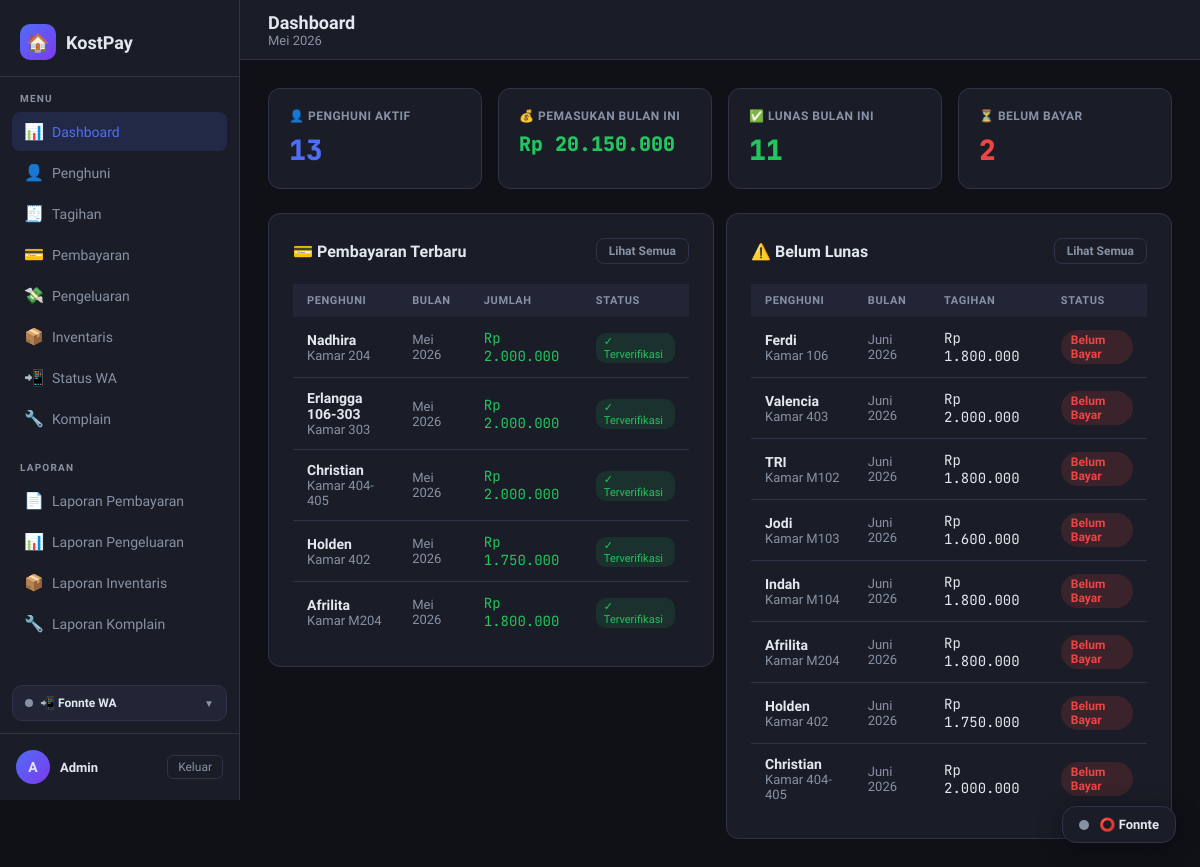
/dashboard/ (signed in), run on the app's committed database.
### tables this page shows
CREATE TABLE admin (
            id       INTEGER PRIMARY KEY AUTOINCREMENT,
            username TEXT    NOT NULL UNIQUE,
            password TEXT    NOT NULL,
            nama     TEXT
        , expired_at TEXT, last_seen      TEXT, max_date_seen  TEXT, expiry_token   TEXT);

CREATE TABLE pembayaran (
            id           INTEGER PRIMARY KEY AUTOINCREMENT,
            tagihan_id   INTEGER NOT NULL,
            penghuni_id  INTEGER NOT NULL,
            jumlah_bayar REAL    NOT NULL,
            metode       TEXT    NOT NULL DEFAULT 'transfer',
            bukti_file   TEXT,               -- path file upload
            catatan      TEXT,
            tanggal_bayar TEXT   DEFAULT (datetime('now','localtime')),
            verified     INTEGER NOT NULL DEFAULT 0,
            FOREIGN KEY (tagihan_id)  REFERENCES tagihan(id),
            FOREIGN KEY (penghuni_id) REFERENCES penghuni(id)
        );

CREATE TABLE penghuni (
            id          INTEGER PRIMARY KEY AUTOINCREMENT,
            nama        TEXT    NOT NULL,
            nomor_kamar TEXT    NOT NULL UNIQUE,
            no_hp       TEXT,
            email       TEXT,
            tanggal_masuk TEXT,
            harga_sewa  REAL    NOT NULL DEFAULT 0,
            aktif       INTEGER NOT NULL DEFAULT 1,
            created_at  TEXT    DEFAULT (datetime('now','localtime'))
        , foto_ktp TEXT DEFAULT NULL, bukti_transfer_jaminan TEXT DEFAULT NULL, bukti_pengembalian_jaminan TEXT DEFAULT NULL);

CREATE TABLE tagihan (
            id           INTEGER PRIMARY KEY AUTOINCREMENT,
            penghuni_id  INTEGER NOT NULL,
            bulan        TEXT    NOT NULL,   -- format: YYYY-MM
            jumlah       REAL    NOT NULL,
            keterangan   TEXT,
            status       TEXT    NOT NULL DEFAULT 'belum',  -- belum / lunas / sebagian
            created_at   TEXT    DEFAULT (datetime('now','localtime')), tanggal_jatuh_tempo TEXT, notif_wa_terkirim INTEGER NOT NULL DEFAULT 0, wa_count INTEGER DEFAULT 0,
            FOREIGN KEY (penghuni_id) REFERENCES penghuni(id)
        );

### routes/dashboard_routes.py (the view)
@dashboard_bp.route('/')
@login_required
def index():
    bln  = bulan_sekarang()
    conn = get_db()
    total_penghuni = conn.execute(
        "SELECT COUNT(*) as c FROM penghuni WHERE aktif=1"
    ).fetchone()['c']
    total_tagihan_bln = conn.execute(
        "SELECT COUNT(*) as c FROM tagihan WHERE bulan=?", (bln,)
    ).fetchone()['c']
    lunas_bln = conn.execute(
        "SELECT COUNT(*) as c FROM tagihan WHERE bulan=? AND status='lunas'", (bln,)
    ).fetchone()['c']
    belum_bln = conn.execute(
        "SELECT COUNT(*) as c FROM tagihan WHERE bulan=? AND status='belum'", (bln,)
    ).fetchone()['c']
    pemasukan_bln = conn.execute(
        """SELECT COALESCE(SUM(pm.jumlah_bayar),0) as total
           FROM pembayaran pm
           JOIN tagihan t ON pm.tagihan_id = t.id
           WHERE t.bulan=?""", (bln,)
    ).fetchone()['total']
    pembayaran_terbaru = conn.execute("""
        SELECT pm.*, p.nama, p.nomor_kamar, t.bulan
        FROM pembayaran pm
        JOIN penghuni p ON pm.penghuni_id = p.id
        JOIN tagihan  t ON pm.tagihan_id  = t.id
        ORDER BY pm.tanggal_bayar DESC
        LIMIT 5
    """).fetchall()
    tagihan_belum = conn.execute("""
        SELECT t.*, p.nama, p.nomor_kamar
        FROM tagihan t
        JOIN penghuni p ON t.penghuni_id = p.id
        WHERE t.status IN ('belum','sebagian')
        ORDER BY t.bulan DESC
        LIMIT 8
    """).fetchall()
    conn.close()
    expiry = _info_expiry()
    return render_template('dashboard.html',
        bln=bln,
        total_penghuni=total_penghuni,
        total_tagihan_bln=total_tagihan_bln,
        lunas_bln=lunas_bln,
        belum_bln=belum_bln,
        pemasukan_bln=rupiah(pemasukan_bln),
        pembayaran_terbaru=pembayaran_terbaru,
        tagihan_belum=tagihan_belum,
        sisa_hari=expiry["sisa_hari"],
        expired_at_str=expiry["expired_at_str"],
    )

### models/database.py (called while the page is built)
def get_db():
    conn = sqlite3.connect(DATABASE)
    conn.row_factory = sqlite3.Row  # akses kolom via nama
    return conn

### routes/dashboard_routes.py (called while the page is built)
def _info_expiry():
    try:
        db  = get_db()
        row = db.execute(
            "SELECT expired_at FROM admin WHERE id = ?",
            (session.get("admin_id"),)
        ).fetchone()
        if not row or not row["expired_at"]:
            return {"sisa_hari": None, "expired_at_str": None}
        exp      = date.fromisoformat(str(row["expired_at"])[:10])
        sisa     = (exp - date.today()).days
        tgl_str  = exp.strftime("%d %b %Y")   # contoh: 11 Jul 2026
        return {"sisa_hari": sisa, "expired_at_str": tgl_str}
    except Exception:
        return {"sisa_hari": None, "expired_at_str": None}

### utils/activity_logger.py (called while the page is built, shortened)
def log_activity(app):
    @app.before_request
    def _track():
        admin_id = session.get("admin_id")
        username = session.get("admin_username")
        if not admin_id or not username:
            return

### utils/auth.py (called while the page is built)
def login_required(f):
    @wraps(f)
    def decorated(*args, **kwargs):
        if 'admin_id' not in session:
            flash('Silakan login terlebih dahulu.', 'warning')
            return redirect(url_for('auth.login'))
        return f(*args, **kwargs)
    return decorated

### utils/context_processors.py (called while the page is built)
def register_context_processors(app):
    @app.context_processor
    def inject_komplain_badge():
        if not session.get('admin_id'):
            return {}
        try:
            from models.database import get_db
            row = get_db().execute(
                "SELECT COUNT(*) c FROM komplain WHERE status='baru'"
            ).fetchone()
            return {'komplain_baru_count': row['c'] if row and row['c'] else 0}
        except Exception:
            return {'komplain_baru_count': 0}

### utils/format_helper.py (called while the page is built)
def rupiah(amount) -> str:
    try:
        return f"Rp {float(amount):,.0f}".replace(",", ".")
    except (ValueError, TypeError):
        return "Rp 0"

def nama_bulan(bulan_str: str) -> str:
    BULAN = [
        '', 'Januari', 'Februari', 'Maret', 'April', 'Mei', 'Juni',
        'Juli', 'Agustus', 'September', 'Oktober', 'November', 'Desember'
    ]
    try:
        tahun, bln = bulan_str.split('-')
        return f"{BULAN[int(bln)]} {tahun}"
    except Exception:
        return bulan_str

def bulan_sekarang() -> str:
    return datetime.now().strftime('%Y-%m')

### templates/dashboard.html (shortened to what this page needs)
{% extends 'base.html' %}
{% block page_title %}Dashboard{% endblock %}
{% block breadcrumb %}{{ bln | nama_bulan }}{% endblock %}
{% block content %}
<div class="stats-grid">
  <div class="stat-card accent">
    <div class="stat-label">👤 Penghuni Aktif</div>
    <div class="stat-value">{{ total_penghuni }}</div>
  </div>
  <div class="stat-card green">
    <div class="stat-label">💰 Pemasukan Bulan Ini</div>
    <div class="stat-value" style="font-size:20px;">{{ pemasukan_bln }}</div>
  </div>
  <div class="stat-card green">
    <div class="stat-label">✅ Lunas Bulan Ini</div>
    <div class="stat-value">{{ lunas_bln }}</div>
  </div>
  <div class="stat-card red">
    <div class="stat-label">⏳ Belum Bayar</div>
    <div class="stat-value">{{ belum_bln }}</div>
  </div>
</div>
<div class="flex gap-3" style="flex-wrap:wrap; align-items:flex-start;">
  <div class="card" style="flex:1; min-width:340px;">
    <div class="card-header">
      <div class="card-title">💳 Pembayaran Terbaru</div>
      <a href="{{ url_for('pembayaran.index') }}" class="btn btn-outline btn-sm">Lihat Semua</a>
    </div>
    {% if pembayaran_terbaru %}
    <div class="table-wrap">
      <table>
        <thead><tr><th>Penghuni</th><th>Bulan</th><th>Jumlah</th><th>Status</th></tr></thead>
        <tbody>
        {% for p in pembayaran_terbaru %}
        <tr>
          <td>
            <div class="fw-bold">{{ p.nama }}</div>
            <div class="text-muted">Kamar {{ p.nomor_kamar }}</div>
          </td>
          <td class="text-muted">{{ p.bulan | nama_bulan }}</td>
          <td class="text-mono text-green">{{ p.jumlah_bayar | rupiah }}</td>
          <td>
            {% if p.verified %}
              <span class="verified-chip yes">✓ Terverifikasi</span>
            {% else %}
              <span class="verified-chip no">⏳ Pending</span>
            {% endif %}
          </td>
        </tr>
        {% endfor %}
        </tbody>
      </table>
    </div>
    {% else %}
    <div class="empty"><div class="empty-icon">💳</div>Belum ada pembayaran.</div>
    {% endif %}
  </div>
  <div class="card" style="flex:1; min-width:320px;">
    <div class="card-header">
      <div class="card-title">⚠️ Belum Lunas</div>
      <a href="{{ url_for('tagihan.index') }}?status=belum" class="btn btn-outline btn-sm">Lihat Semua</a>
    </div>
    {% if tagihan_belum %}
    <div class="table-wrap">
      <table>
        <thead><tr><th>Penghuni</th><th>Bulan</th><th>Tagihan</th><th>Status</th></tr></thead>
        <tbody>
        {% for t in tagihan_belum %}
        {% set badge = t.status | status_badge %}
        <tr>
          <td>
            <div class="fw-bold">{{ t.nama }}</div>
            <div class="text-muted">Kamar {{ t.nomor_kamar }}</div>
          </td>
          <td class="text-muted">{{ t.bulan | nama_bulan }}</td>
          <td class="text-mono">{{ t.jumlah | rupiah }}</td>
          <td><span class="badge badge-{{ badge.color }}">{{ badge.label }}</span></td>
        </tr>
        {% endfor %}
        </tbody>
      </table>
    </div>
    {% else %}
    <div class="empty"><div class="empty-icon">🎉</div>Semua tagihan bulan ini lunas!</div>
    {% endif %}
  </div>
</div>
{% endblock %}

### templates/base.html (shortened to what this page needs)
<!DOCTYPE html>
<html lang="id">
<head>
</head>
<body>
<aside class="sidebar">
  <div class="sidebar-brand">
    <a href="{{ url_for('dashboard.index') }}" class="brand-logo">
      <div class="icon">🏠</div>
      KostPay
    </a>
  </div>
  <nav class="sidebar-nav">
    <div class="nav-section">
      <div class="nav-label">Menu</div>
      <a href="{{ url_for('dashboard.index') }}" class="nav-link {% if request.endpoint == 'dashboard.index' %}active{% endif %}">
        <span class="nav-icon">📊</span> Dashboard
      </a>
      <a href="{{ url_for('penghuni.index') }}" class="nav-link {% if request.blueprint == 'penghuni' %}active{% endif %}">
        <span class="nav-icon">👤</span> Penghuni
      </a>
      <a href="{{ url_for('tagihan.index') }}" class="nav-link {% if request.blueprint == 'tagihan' %}active{% endif %}">
        <span class="nav-icon">🧾</span> Tagihan
      </a>
      <a href="{{ url_for('pembayaran.index') }}" class="nav-link {% if request.blueprint == 'pembayaran' %}active{% endif %}">
        <span class="nav-icon">💳</span> Pembayaran
      </a>
      <a href="{{ url_for('pengeluaran.index') }}" class="nav-link {% if request.blueprint == 'pengeluaran' %}active{% endif %}">
        <span class="nav-icon">💸</span> Pengeluaran
      </a>
      <a href="{{ url_for('inventaris.index') }}" class="nav-link {% if request.blueprint == 'inventaris' %}active{% endif %}">
        <span class="nav-icon">📦</span> Inventaris
      </a>
      <a href="{{ url_for('wa_scheduler.status') }}" class="nav-link {% if request.blueprint == 'wa_scheduler' %}active{% endif %}">
        <span class="nav-icon">📲</span> Status WA
      </a>
      <a href="{{ url_for('komplain.index') }}" class="nav-link {% if request.blueprint == 'komplain' %}active{% endif %}"
         style="position:relative;">
        <span class="nav-icon">🔧</span> Komplain
      </a>
    </div>
    <div class="nav-section">
      <div class="nav-label">Laporan</div>
      <a href="{{ url_for('laporan.pembayaran') }}" class="nav-link {% if request.endpoint == 'laporan.pembayaran' %}active{% endif %}">
        <span class="nav-icon">📄</span> Laporan Pembayaran
      </a>
      <a href="{{ url_for('laporan.pengeluaran') }}" class="nav-link {% if request.endpoint == 'laporan.pengeluaran' %}active{% endif %}">
        <span class="nav-icon">📊</span> Laporan Pengeluaran
      </a>
      <a href="{{ url_for('laporan_inventaris.index') }}" class="nav-link {% if request.blueprint == 'laporan_inventaris' %}active{% endif %}">
        <span class="nav-icon">📦</span> Laporan Inventaris
      </a>
      <a href="{{ url_for('komplain.laporan') }}" class="nav-link {% if request.endpoint == 'komplain.laporan' %}active{% endif %}">
        <span class="nav-icon">🔧</span> Laporan Komplain
      </a>
    </div>
  </nav>
  <div class="wa-panel" id="waSidePanel">
    <div class="wa-panel-header" onclick="toggleWaPanel()">
      <div class="wa-panel-title">
        <span class="wa-dot" id="waSideDot"></span>
        📲 Fonnte WA
      </div>
      <span class="wa-panel-toggle" id="waPanelToggle">▼</span>
    </div>
  </div>
  <div class="sidebar-footer">
    <div class="user-info">
      <div class="user-avatar">{{ (session.admin_nama or 'A')[0] }}</div>
      <div class="user-name">{{ session.admin_nama or 'Admin' }}</div>
      <a href="{{ url_for('auth.logout') }}" class="logout-btn">Keluar</a>
    </div>
  </div>
</aside>
<div class="main">
  <div class="topbar">
    <div>
      <h1>{% block page_title %}KostPay{% endblock %}</h1>
      <div class="breadcrumb">{% block breadcrumb %}{% endblock %}</div>
    </div>
  </div>
  <div class="content">
    {% block content %}{% endblock %}
  </div>
</div>
<div class="wa-float" id="waFloat" onclick="toggleWaFloatPopup()">
  <div class="wa-float-dot" id="waFloatDot"></div>
  <span id="waFloatLabel">WA Server</span>
</div>
</body>
</html>

### data on the page
admin: username "Admin"
pembayaran: nama "Nadhira", nomor_kamar "204", bulan|nama_bulan "Mei 2026", jumlah_bayar|rupiah "Rp 2.000.000", verified "✓ Terverifikasi"
pembayaran: nama "Erlangga 106-303", nomor_kamar "303", bulan|nama_bulan "Mei 2026", jumlah_bayar|rupiah "Rp 2.000.000", verified "✓ Terverifikasi"
pembayaran: nama "Christian", nomor_kamar "404-405", bulan|nama_bulan "Mei 2026", jumlah_bayar|rupiah "Rp 2.000.000", verified "✓ Terverifikasi"
pembayaran: nama "Holden", nomor_kamar "402", bulan|nama_bulan "Mei 2026", jumlah_bayar|rupiah "Rp 1.750.000", verified "✓ Terverifikasi"
pembayaran: nama "Afrilita", nomor_kamar "M204", bulan|nama_bulan "Mei 2026", jumlah_bayar|rupiah "Rp 1.800.000", verified "✓ Terverifikasi"
tagihan: nama "Ferdi", nomor_kamar "106", bulan|nama_bulan "Juni 2026", jumlah|rupiah "Rp 1.800.000", label "Belum Bayar"
tagihan: nama "Valencia", nomor_kamar "403", bulan|nama_bulan "Juni 2026", jumlah|rupiah "Rp 2.000.000", label "Belum Bayar"
tagihan: nama "TRI", nomor_kamar "M102", bulan|nama_bulan "Juni 2026", jumlah|rupiah "Rp 1.800.000", label "Belum Bayar"
tagihan: nama "Jodi", nomor_kamar "M103", bulan|nama_bulan "Juni 2026", jumlah|rupiah "Rp 1.600.000", label "Belum Bayar"
tagihan: nama "Indah", nomor_kamar "M104", bulan|nama_bulan "Juni 2026", jumlah|rupiah "Rp 1.800.000", label "Belum Bayar"
tagihan: nama "Afrilita", nomor_kamar "M204", bulan|nama_bulan "Juni 2026", jumlah|rupiah "Rp 1.800.000", label "Belum Bayar"
tagihan: nama "Holden", nomor_kamar "402", bulan|nama_bulan "Juni 2026", jumlah|rupiah "Rp 1.750.000", label "Belum Bayar"
tagihan: nama "Christian", nomor_kamar "404-405", bulan|nama_bulan "Juni 2026", jumlah|rupiah "Rp 2.000.000", label "Belum Bayar"

### other printed values
{{ (session.admin_nama or 'A')[0] }} "A"
{{ bln | nama_bulan }} "Mei 2026"
{{ total_penghuni }} "13"
{{ pemasukan_bln }} "Rp 20.150.000"
{{ lunas_bln }} "11"
{{ belum_bln }} "2"
